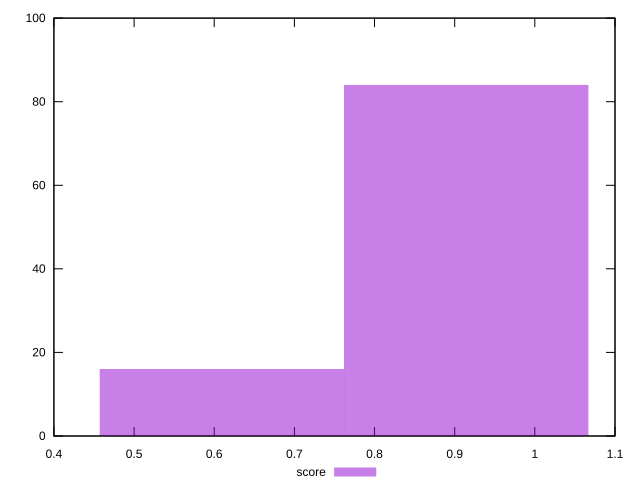

The script that saved this image:
reset
set terminal svg size 640, 490
set output "reprap/render-blocking-resources/samples/pages+cached+noexternal+nofonts+nosvg+noimg/score/histogram.svg"

$score <<EOF
0.9142566933789047 84
0.6095044622526031 16
EOF

set key outside below
set boxwidth 0.30475223112630156
set yrange [0:100]
set style fill transparent solid 0.5 noborder

plot \
  $score title "score" with boxes, \


reset
